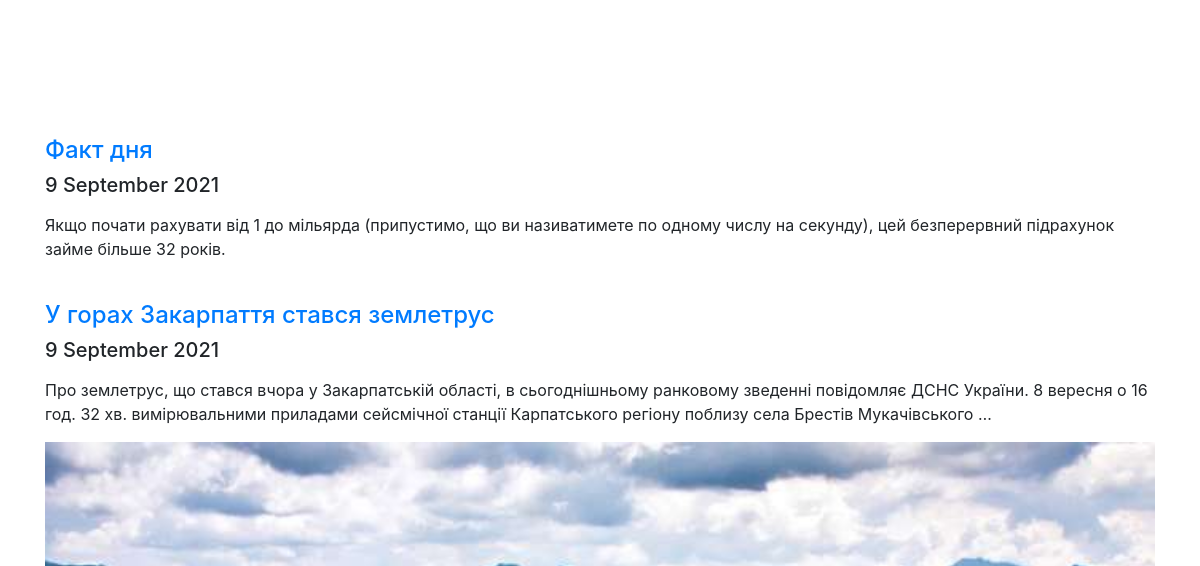
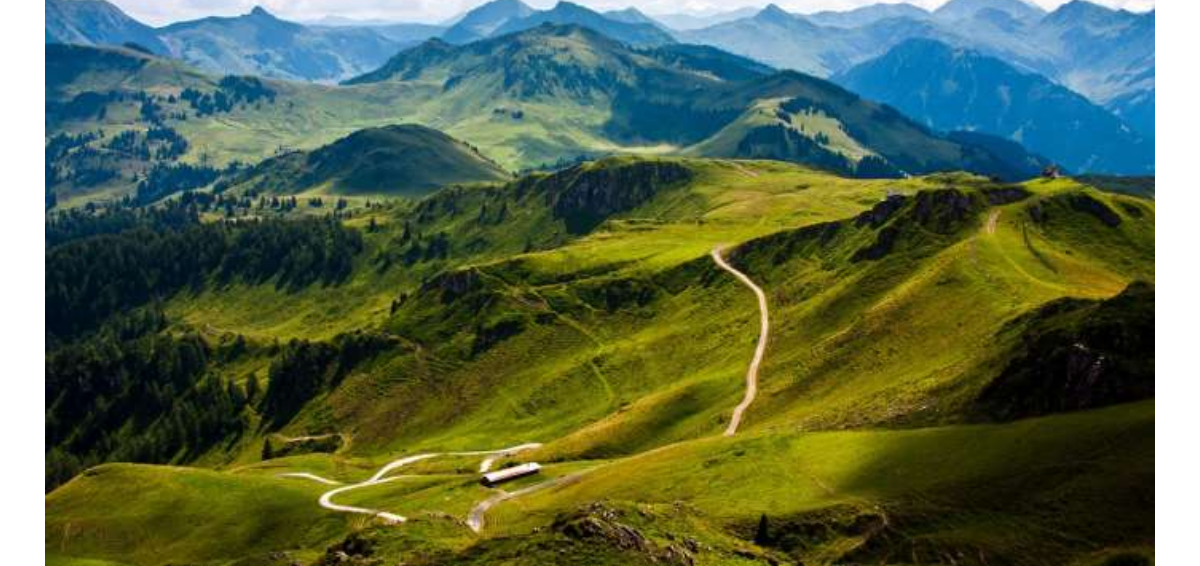
Page /articles on the earlier database version (2 pictures, top to bottom).
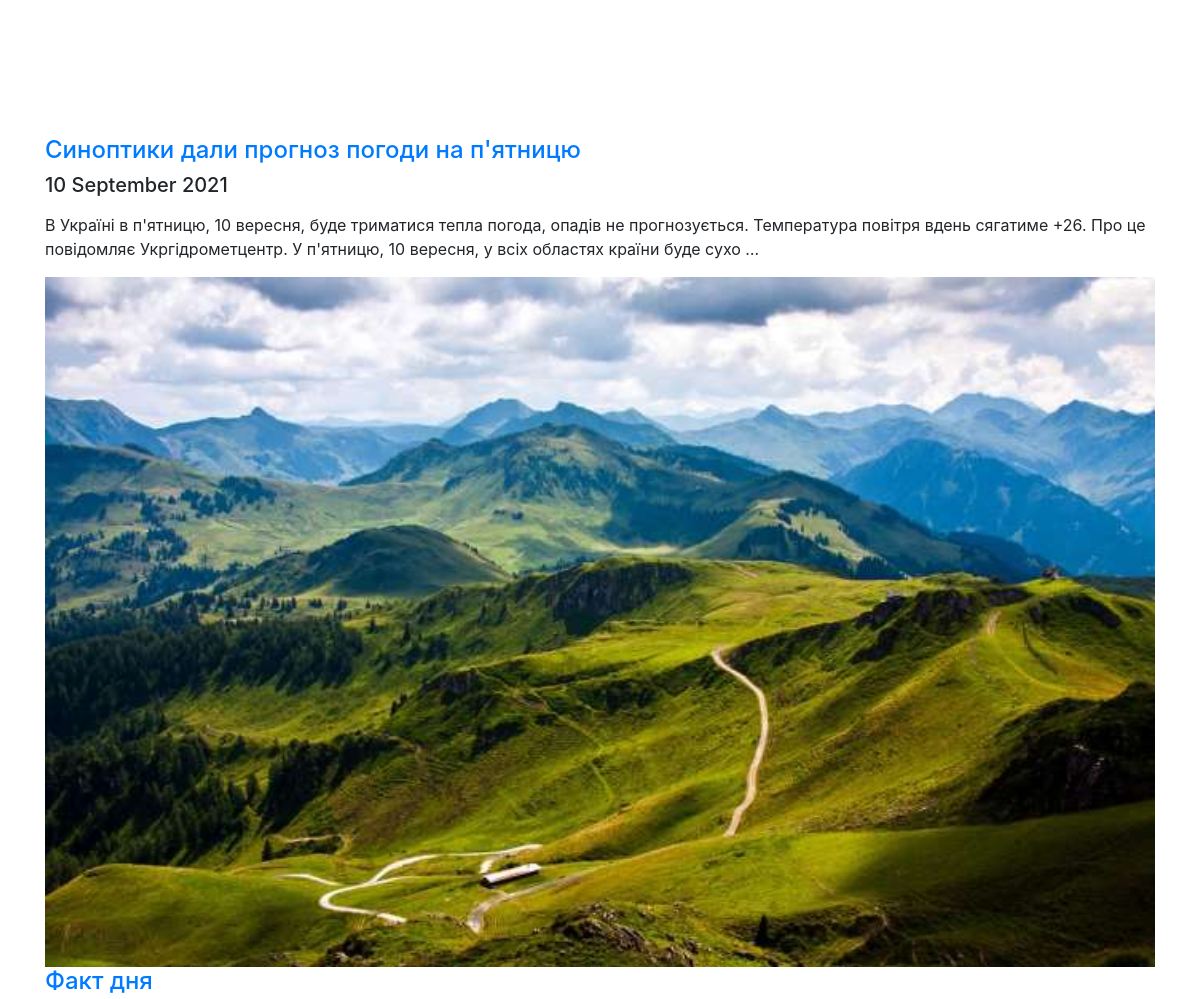
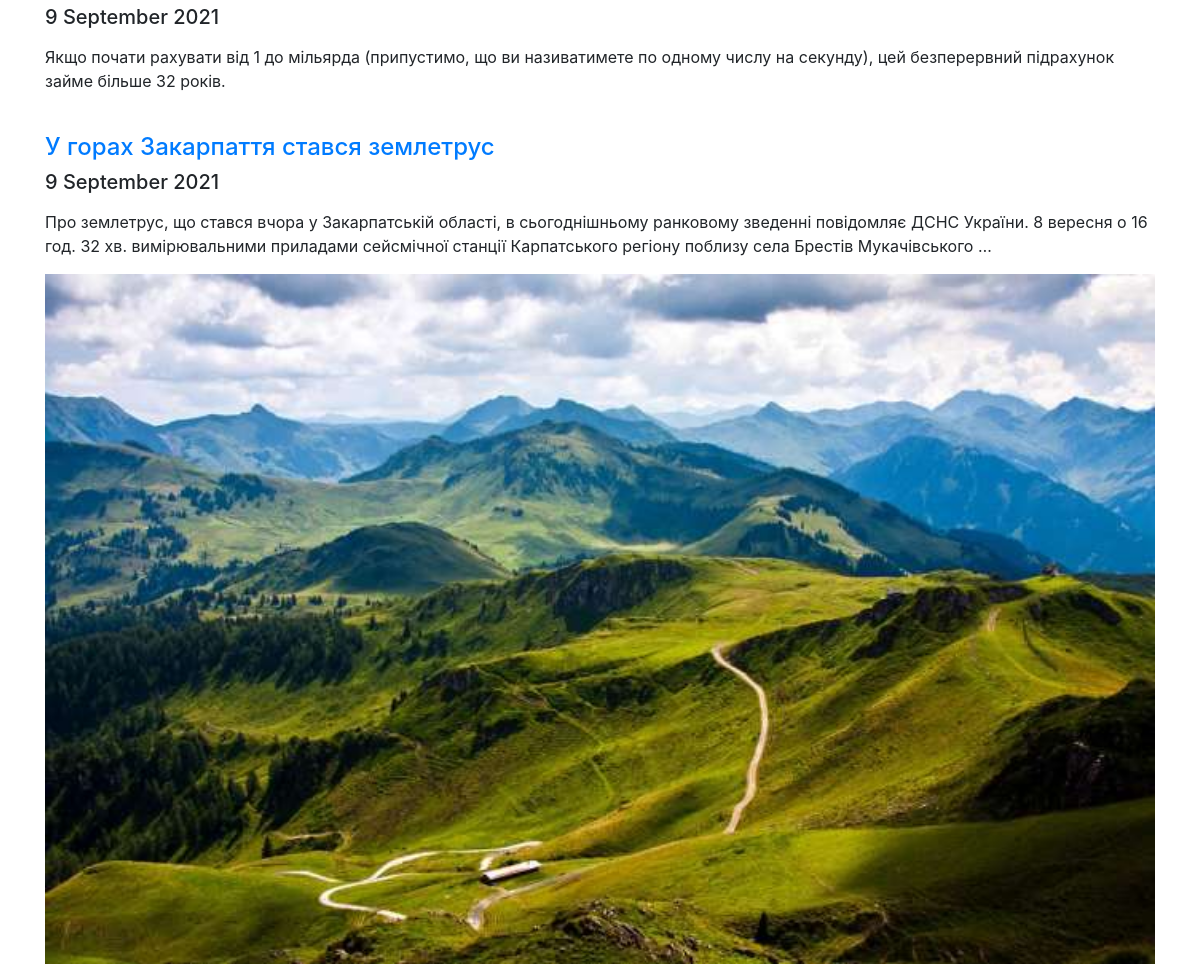
Same page on the later database version (2 pictures, top to bottom).
### app_blog/models.py (models this page shows, shortened)
class Article(models.Model):
    title = models.CharField(u'Заголовок', max_length=250, help_text=u'Максимум 250 символів')
    description = models.TextField(blank=True, verbose_name=u'Опис')
    pub_date = models.DateTimeField(u'Дата публікації', default=timezone.now)
    slug = models.SlugField(u'Слаг', unique_for_date='pub_date')
    main_page = models.BooleanField(u'Головна', default=False, help_text=u'Показувати на головній сторінці')
    category = models.ForeignKey(Category, related_name='articles', blank=True, null=True, verbose_name=u'Категорія', on_delete=models.CASCADE)
    objects = models.Manager()
    class Meta:
        ordering = ['-pub_date']
        verbose_name = u'Стаття'
        verbose_name_plural = u'Статті'
    def get_absolute_url(self):
        try:
            url = reverse('news-detail',
            kwargs={
            'year': self.pub_date.strftime("%Y"),
            'month': self.pub_date.strftime("%m"),
            'day': self.pub_date.strftime("%d"),
            'slug': self.slug,
            })
        except:
            url = "/"
        return url

class ArticleImage(models.Model):
    article = models.ForeignKey(Article,
    verbose_name=u'Стаття', related_name='images', on_delete=models.CASCADE)
    image = models.ImageField(u'Фото', upload_to='photos')
    title = models.CharField(u'Заголовок', max_length=250, help_text=u'Максимум 250 символів', blank=True)
    class Meta:
        verbose_name = u'Фото для статті'
        verbose_name_plural = u'Фото для статті'

### app_blog/views.py (the view)
# urls.py: path(r'articles', ArticleList.as_view(), name = 'articles-list'),
class ArticleList(ListView):
    model = Article
    template_name = 'articles_list.html'
    context_object_name = 'items'
    def get_context_data(self, *args, **kwargs):
        context = super(ArticleList, self).get_context_data(*args, **kwargs)
        try:
            context['category'] = Category.objects.get(slug=self.kwargs.get('slug'))
        except Exception:
            context['category'] = None
        return context
    def get_queryset(self, *args, **kwargs):
        articles = Article.objects.all()
        return articles

### app_blog/templates/articles_list.html (shortened to what this page needs)
{% extends "base.html" %}
{% load static %}
{% block content %}{% endblock %}

### app_blog/templates/base.html (shortened to what this page needs)
<!DOCTYPE html>
<html lang="uk">
{% load static %}
<head>
 <!DOCTYPE html>
 <link rel="stylesheet" href="{% static 'css/bootstrap.min.css' %}">
 <link type="text/css" href="{% static 'css/main.css' %}" rel="stylesheet">
</head>
<body>
<div class="container">
 <h1> Персональний блог</h1>
 {% block content %}
 {% endblock %}
</div>
</body>
</html>

### app_blog/static/css/main.css (style rules this page uses)
div > h1 { color: #09b3bf; }
div.container-image > img { width: 100%; }
body { background-image: url('../img/bg.jpg'); background-repeat: repeat-y; }
div > h1 { color: #fff; font-family: 'Ubuntu', sans-serif; }

Differences in the rows shown:
no longer on this page (row unchanged): Article: pub_date+slug+title "Факт дня 9 September 2021 Якщо почати рахувати від 1 до мільярда (припустимо, що ви називатимете по одному числу на секунду), цей безперервний підрахунок займе більше 32 років. У горах Закарпаття стався землетрус 9 September 2021 Про землетрус, що стався вчора у Закарпатській області, в сьогоднішньому ранковому зведенні повідомляє ДСНС України. 8 вересня о 16 год. 32 хв. вимірювальними приладами сейсмічної станції Карпатського регіону поблизу села Брестів Мукачівського …", pub_date+slug+title (picture)
added Article: pub_date+slug+title "Синоптики дали прогноз погоди на п'ятницю 10 September 2021 В Україні в п'ятницю, 10 вересня, буде триматися тепла погода, опадів не прогнозується. Температура повітря вдень сягатиме +26. Про це повідомляє Укргідрометцентр. У п'ятницю, 10 вересня, у всіх областях країни буде сухо … Факт дня 9 September 2021 Якщо почати рахувати від 1 до мільярда (припустимо, що ви називатимете по одному числу на секунду), цей безперервний підрахунок займе більше 32 років. У горах Закарпаття стався землетрус 9 September 2021 Про землетрус, що стався вчора у Закарпатській області, в сьогоднішньому ранковому зведенні повідомляє ДСНС України. 8 вересня о 16 год. 32 хв. вимірювальними приладами сейсмічної…", pub_date+slug+title (picture)
